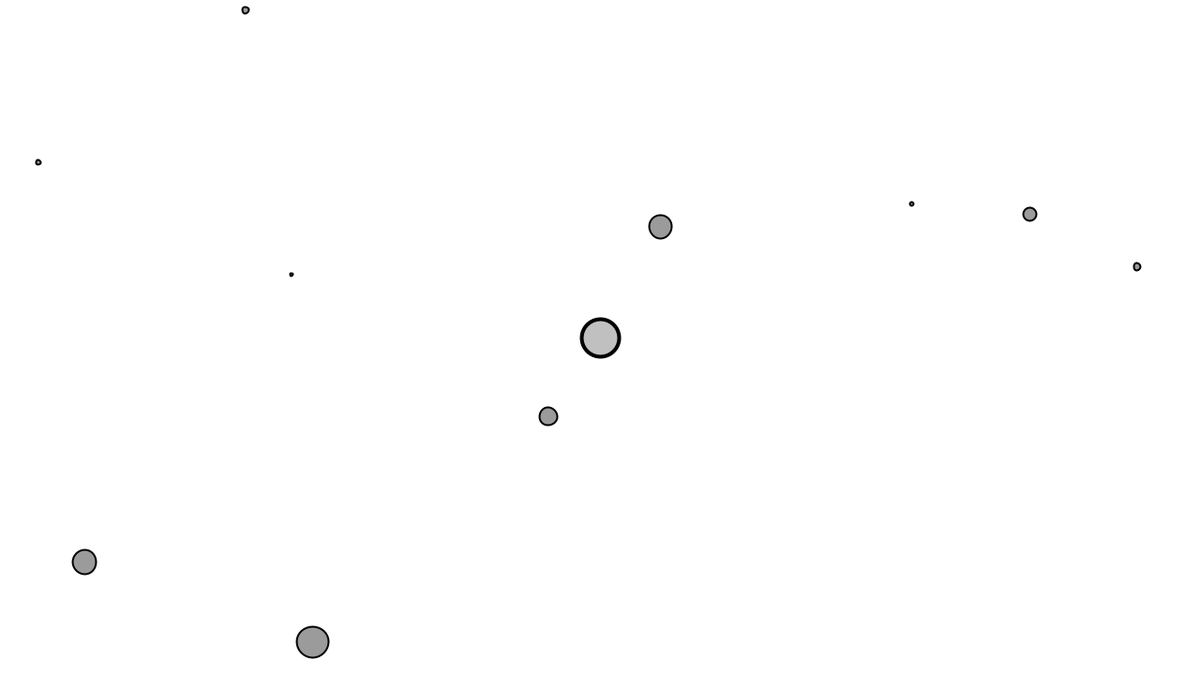
Frame 1 (no input)
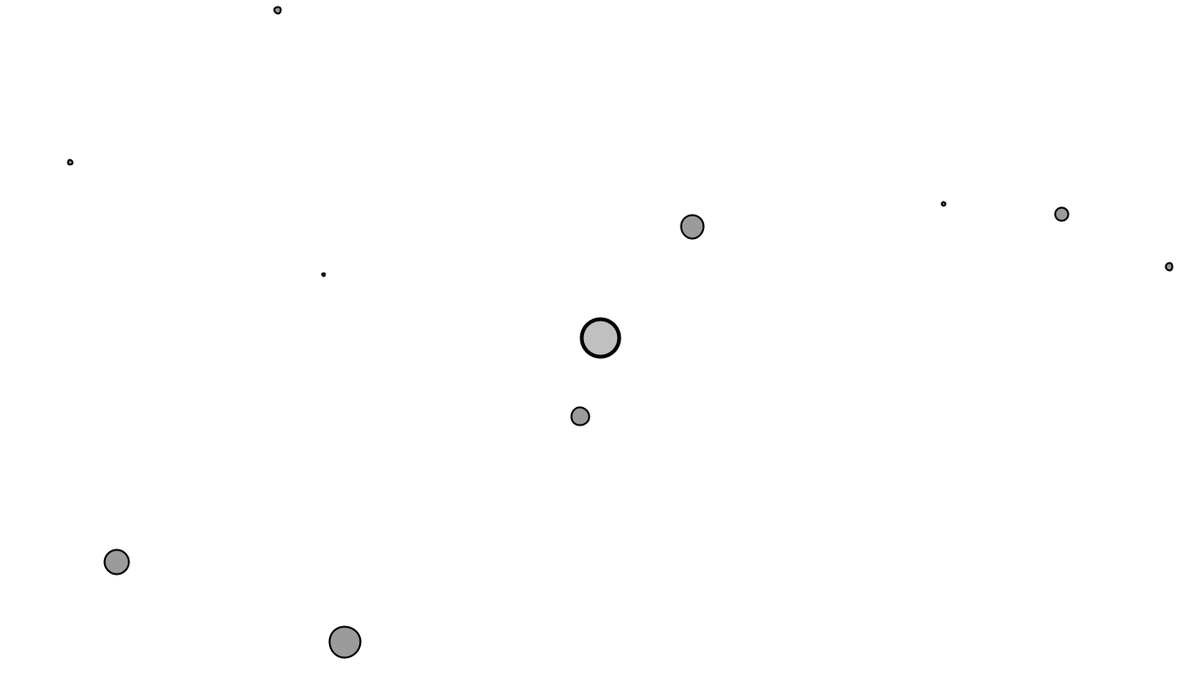
Frame 60 (the mouse pressed at the canvas centre just before this capture)
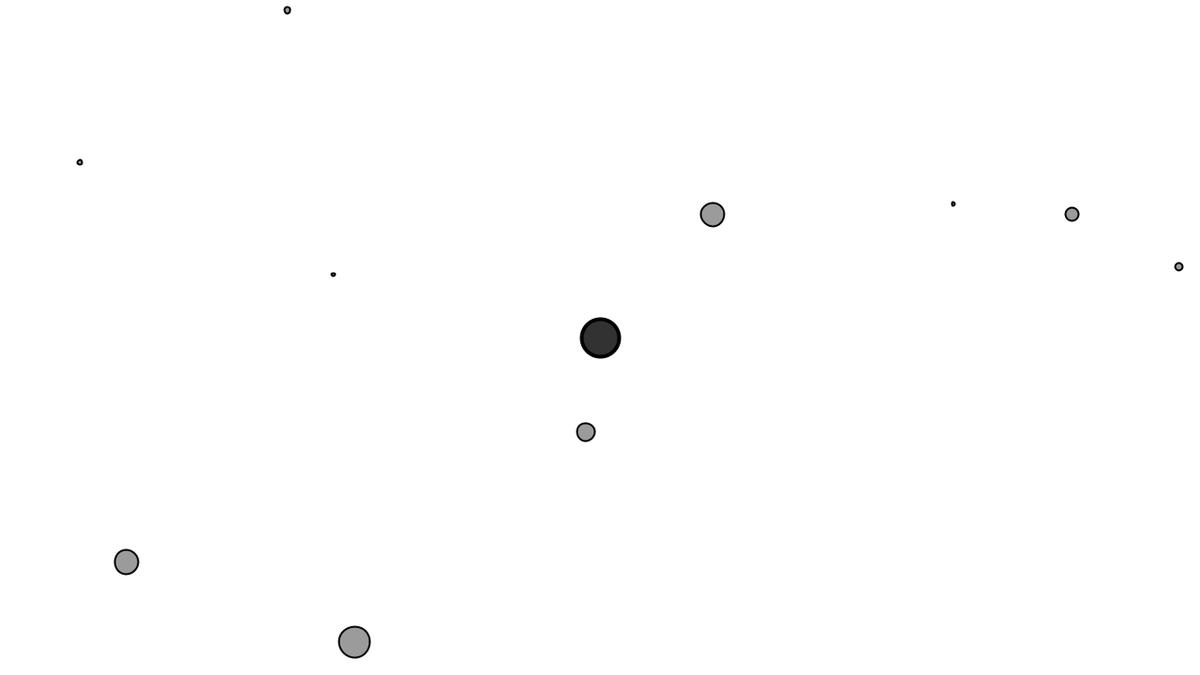
Frame 120 (the mouse held since frame 60 and released just before this capture)

The Processing sketch that drew these frames (run headless with seeded random() and noise(); from frame 60 on, the mouse is pressed at the canvas centre):

// Processing sketch: butterflyRepel
// ── butterflyRepel.pde
// The Nature of Code
// Daniel Shiffman
// http://natureofcode.com

Mover[] movers = new Mover[10];

Attractor a;

void setup() {
  size(1280, 720);
  for (int i = 0; i < movers.length; i++) {
    movers[i] = new Mover(random(0.1, 2), random(width), random(height));
  }
  a = new Attractor();
}

void draw() {
  background(255);

  a.display();
  a.drag();
  a.hover(mouseX, mouseY);

  for (int i = 0; i < movers.length; i++) {
    PVector force = a.attract(movers[i]);
    movers[i].applyForce(force);

    movers[i].update();
    movers[i].display();
  }
}

void mousePressed() {
  a.clicked(mouseX, mouseY);
}

void mouseReleased() {
  a.stopDragging();
}

// ── Attractor.pde
// The Nature of Code
// Daniel Shiffman
// http://natureofcode.com

// A class for a draggable attractive body in our world

class Attractor {
  float mass;    // Mass, tied to size
  float G;       // Gravitational Constant
  PVector position;   // position
  boolean dragging = false; // Is the object being dragged?
  boolean rollover = false; // Is the mouse over the ellipse?
  PVector dragOffset;  // holds the offset for when object is clicked on

  Attractor() {
    position = new PVector(width/2, height/2);
    mass = 20;
    G = 15;
    dragOffset = new PVector(0.0, 0.0);
  }

  PVector attract(Mover m) {
    PVector force = PVector.sub(position, m.position);   // Calculate direction of force
    float d = force.mag(); 
    // Distance between objects
    if (d<170){
    d = constrain(d, 5.0, 25.0);                        // Limiting the distance to eliminate "extreme" results for very close or very far objects
    force.normalize();                                  // Normalize vector (distance doesn't matter here, we just want this vector for direction)
    float strength = (G * mass * m.mass) / (d * d);      // Calculate gravitional force magnitude
    if (mouseX!=pmouseX && mouseY!=pmouseY)
      force.mult(-strength);   
    else
      force.mult(0);
    }else
      force.mult(0);
    // Get force vector --> magnitude * direction
    return force;
  }

  // Method to display
  void display() {
    ellipseMode(CENTER);
    strokeWeight(4);
    stroke(0);
    if (dragging) fill (50);
    else if (rollover) fill(100);
    else fill(175, 200);
    ellipse(position.x, position.y, mass*2, mass*2);
  }

  // The methods below are for mouse interaction
  void clicked(int mx, int my) {
    float d = dist(mx, my, position.x, position.y);
    if (d < mass) {
      dragging = true;
      dragOffset.x = position.x-mx;
      dragOffset.y = position.y-my;
    }
  }

  void hover(int mx, int my) {
    float d = dist(mx, my, position.x, position.y);
    if (d < mass) {
      rollover = true;
    } else {
      rollover = false;
    }
  }

  void stopDragging() {
    dragging = false;
  }



  void drag() {
    if (dragging) {
      position.x = mouseX + dragOffset.x;
      position.y = mouseY + dragOffset.y;
    }
  }
}

// ── Mover.pde
// The Nature of Code
// Daniel Shiffman
// http://natureofcode.com

class Mover {

  PVector position;
  PVector velocity;
  PVector acceleration;
  float mass;

  Mover(float m, float x, float y) {
    mass = m;
    position = new PVector(x, y);
    velocity = new PVector(1, 0);
    acceleration = new PVector(0, 0);
  }

  void applyForce(PVector force) {
    PVector f = PVector.div(force, mass);
    acceleration.add(f);
  }

  void update() {
    velocity.add(acceleration);
    position.add(velocity);
    velocity.mult(.98);
    acceleration.mult(0);
    if ((position.x > width) || (position.x < 0)) {
      velocity.x = velocity.x * -1;
    }
    if ((position.y > height) || (position.y < 0)) {
      velocity.y = velocity.y * -1;
    }
  }

  void display() {
    stroke(0);
    strokeWeight(2);
    fill(0, 100);
    ellipse(position.x, position.y, mass*25, mass*25);
  }
}
